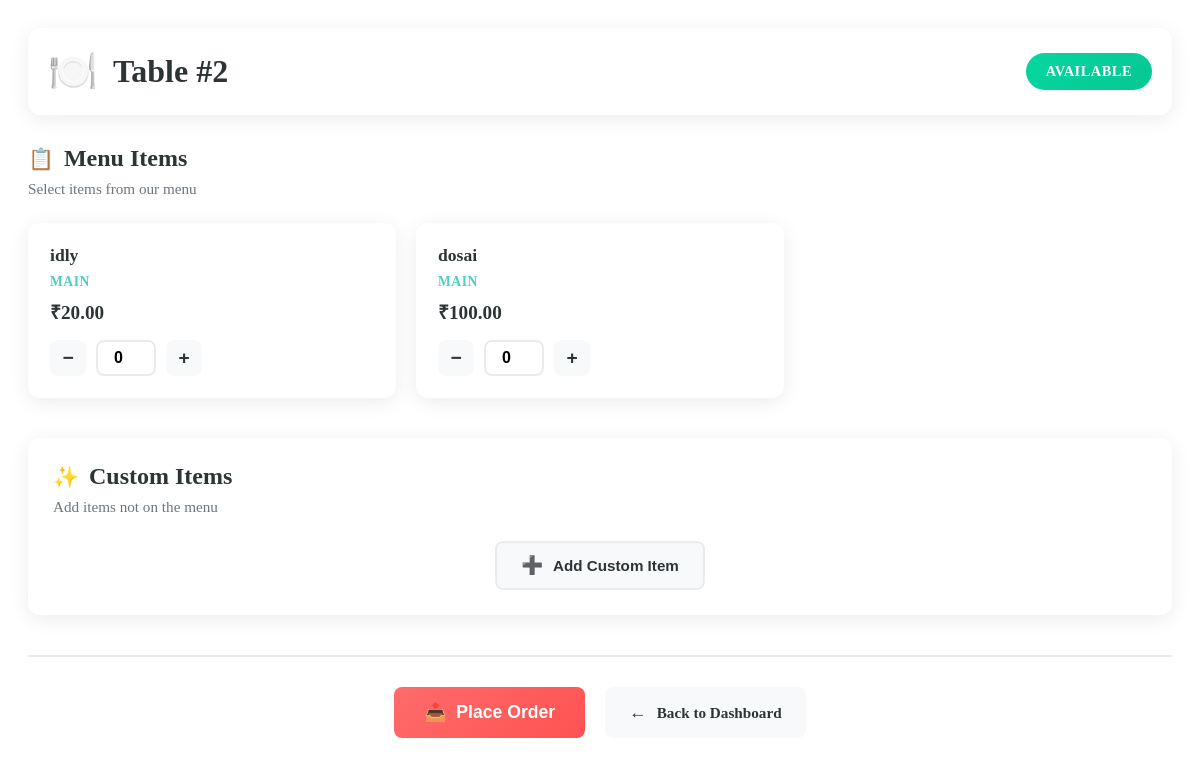
The app's page /table/2/ (signed in) with its own data.
### dining/models.py (models this page shows, shortened)
class Table(models.Model):
    STATUS = [
        ('available', 'Available'),
        ('occupied', 'Occupied'),
        ('bill_requested', 'Bill Requested'),
        ('closed', 'Closed'),
    ]
    table_number = models.IntegerField(unique=True)
    capacity = models.IntegerField()
    status = models.CharField(max_length=20, choices=STATUS, default='available')

class MenuItem(models.Model):
    CATEGORY = [
        ('starter', 'Starter'),
        ('main', 'Main'),
        ('drink', 'Drink'),
        ('dessert', 'Dessert'),
    ]
    name = models.CharField(max_length=100)
    category = models.CharField(max_length=20, choices=CATEGORY)
    price = models.DecimalField(max_digits=8, decimal_places=2)
    is_available = models.BooleanField(default=True)

### dining/views.py (the view, shortened to what this page needs)
# urls.py: path('table/<int:table_id>/', table_detail),
@login_required
def table_detail(request, table_id):
    table = get_object_or_404(Table, id=table_id)
    menu = MenuItem.objects.filter(is_available=True)
    order = Order.objects.filter(table=table).last()
    return render(request, 'dining/table_detail.html', {
        'table': table,
        'menu': menu,
        'order': order
    })

### dining/templates/dining/table_detail.html (shortened to what this page needs)
<div class="table-management-container">
    <div class="table-header">
        <div class="table-number-display">
            <span class="table-icon">🍽️</span>
            <h1>Table #{{ table.table_number }}</h1>
        </div>
        <div class="table-status-badge {{ table.status }}">
            {{ table.get_status_display }}
        </div>
    </div>
    {% if table.status == 'available' %}
    <div class="order-placement-section">
        <form method="post" class="order-form">
            <div class="menu-section">
                <div class="section-header">
                    <h2><span class="section-icon">📋</span> Menu Items</h2>
                    <p class="section-subtitle">Select items from our menu</p>
                </div>
                <div class="menu-items-grid">
                    {% for item in menu %}
                    <div class="menu-item-card">
                        <div class="menu-item-info">
                            <h3>{{ item.name }}</h3>
                            <p class="item-category">{{ item.category }}</p>
                            <p class="item-price">₹{{ item.price }}</p>
                        </div>
                        <div class="quantity-selector">
                            <button type="button" class="qty-btn minus" onclick="decrementQuantity(this)">−</button>
                            <input type="number" name="menu_{{ item.id }}" value="0" min="0" class="qty-input" readonly>
                            <button type="button" class="qty-btn plus" onclick="incrementQuantity(this)">+</button>
                        </div>
                    </div>
                    {% endfor %}
                </div>
            </div>
            <div class="custom-items-section">
                <div class="section-header">
                    <h2><span class="section-icon">✨</span> Custom Items</h2>
                    <p class="section-subtitle">Add items not on the menu</p>
                </div>
                <div class="add-custom-item-btn">
                    <button type="button" class="btn-secondary" onclick="addCustomItem()">
                        <span class="btn-icon">➕</span> Add Custom Item
                    </button>
                </div>
            </div>
            <div class="submit-section">
                <button type="submit" class="btn-primary btn-large">
                    <span class="btn-icon">📤</span> Place Order
                </button>
                <a href="/" class="btn-back">
                    <span class="btn-icon">←</span> Back to Dashboard
                </a>
            </div>
        </form>
    </div>
    {% endif %}
</div>

### dining/templates/dining/table_detail.html (style rules this page uses)
.table-management-container { max-width: 1200px; margin: 0 auto; padding: 20px; }
.table-header { display: flex; justify-content: space-between; align-items: center; margin-bottom: 30px; padding: 20px; background: var(--card-bg); border-radius: var(--radius); box-shadow: var(--shadow); }
.table-number-display { display: flex; align-items: center; gap: 15px; }
.table-icon { font-size: 2.5rem; animation: pulse 2s infinite; }
.table-header h1 { margin: 0; color: var(--dark-color); font-size: 2rem; }
.table-status-badge { padding: 10px 20px; border-radius: 50px; color: white; font-weight: 600; font-size: 0.9rem; text-transform: uppercase; letter-spacing: 0.5px; }
.table-status-badge.available { background: linear-gradient(135deg, var(--success-color), #05c793); }
.section-header { margin-bottom: 25px; }
.section-header h2 { display: flex; align-items: center; gap: 10px; margin: 0 0 8px 0; color: var(--dark-color); font-size: 1.5rem; }
.section-icon { font-size: 1.3rem; }
.section-subtitle { color: #6c757d; margin: 0; font-size: 0.95rem; }
.menu-items-grid { display: grid; grid-template-columns: repeat(auto-fill, minmax(280px, 1fr)); gap: 20px; margin-bottom: 40px; }
.menu-item-card { background: var(--card-bg); border-radius: var(--radius); padding: 20px; box-shadow: var(--shadow); transition: var(--transition); border: 2px solid transparent; }
.menu-item-info h3 { margin: 0 0 8px 0; color: var(--dark-color); font-size: 1.1rem; }
.item-category { color: var(--secondary-color); font-weight: 600; font-size: 0.85rem; text-transform: uppercase; letter-spacing: 0.5px; margin: 0 0 8px 0; }
.item-price { color: var(--dark-color); font-weight: 700; font-size: 1.2rem; margin: 0 0 15px 0; }
.quantity-selector { display: flex; align-items: center; gap: 10px; }
.qty-btn { width: 36px; height: 36px; border: none; border-radius: 8px; background: var(--light-color); color: var(--dark-color); font-size: 1.2rem; font-weight: bold; cursor: pointer; transition: var(--transition); display: flex; align-items: center; justify-content: center; }
.qty-input { width: 60px; height: 36px; border: 2px solid var(--border-color); border-radius: 8px; text-align: center; font-weight: 600; font-size: 1rem; background: white; }
.custom-items-section { background: var(--card-bg); border-radius: var(--radius); padding: 25px; margin-bottom: 30px; box-shadow: var(--shadow); }
.btn-primary, .btn-secondary, .btn-action, .btn-back { display: inline-flex; align-items: center; gap: 10px; padding: 12px 24px; border-radius: 8px; font-weight: 600; text-decoration: none; cursor: pointer; transition: var(--transition); border: none; font-size: 0.95rem; }
.btn-primary { background: linear-gradient(135deg, var(--primary-color), #ff5252); color: white; }
.btn-secondary { background: var(--light-color); color: var(--dark-color); border: 2px solid var(--border-color); }
.btn-large { padding: 15px 30px; font-size: 1.1rem; }
.btn-back { background: var(--light-color); color: var(--dark-color); }
.btn-icon { font-size: 1.1rem; }
.add-custom-item-btn { text-align: center; }
.submit-section { display: flex; justify-content: center; gap: 20px; margin-top: 40px; padding-top: 30px; border-top: 2px solid var(--border-color); }

### records on screen
Table: table_number "2", status "AVAILABLE"
MenuItem: name "idly", category "MAIN", price "20.00"
MenuItem: name "dosai", category "MAIN", price "100.00"
